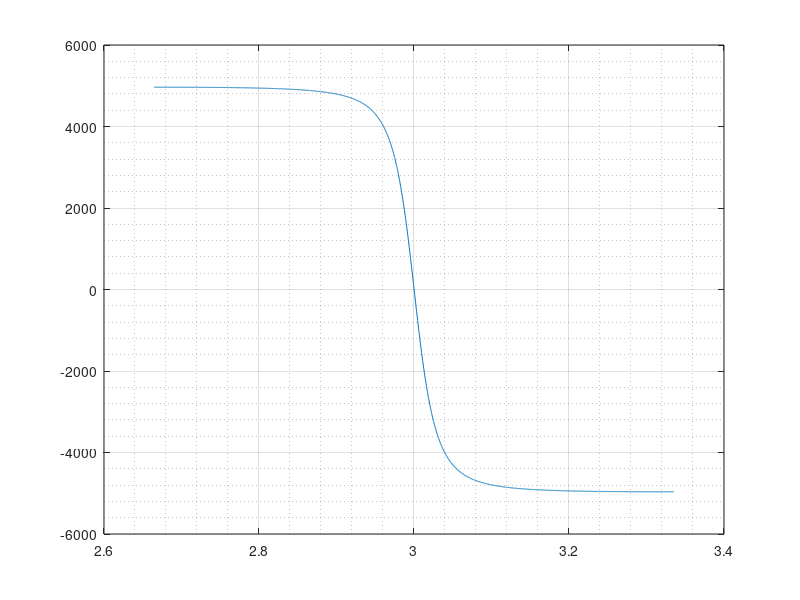

MATLAB code to generate this figure:
clear all;
close all;
clc;

time_range  = 60*60*12;
x = nan(1, time_range);
y = nan(1, time_range);

x(1)=1;
RE = 6400e3;
RS = RE+100e3;
cnt = 0;
f0 = 1.6e9;
C=3e8;
for i = 1:time_range
    x(i)=cos(2*pi*(1/time_range)*i) * RS;
    y(i)=sin(2*pi*(1/time_range)*i) * RS;
    %time(i) = i;
    if(y(i) > RE)
        cnt = cnt+1;
        r(cnt) = sqrt((y(i) - RE)^2 + x(i)^2);
        
        if(cnt == 1)
            Vr(1)=0;
            FD(1)=0;
            time(1) = i;
        else if(cnt > 1)
                Vr(cnt) = (r(cnt) - r(cnt-1));
                FD(cnt)=Vr(cnt)*f0/C;
                time(cnt) = i;
            end;
        end;
    end;
    
end;
FD(1) = FD(2);
figure(1);
plot(time/60/60,-FD);
grid minor;
grid on;

